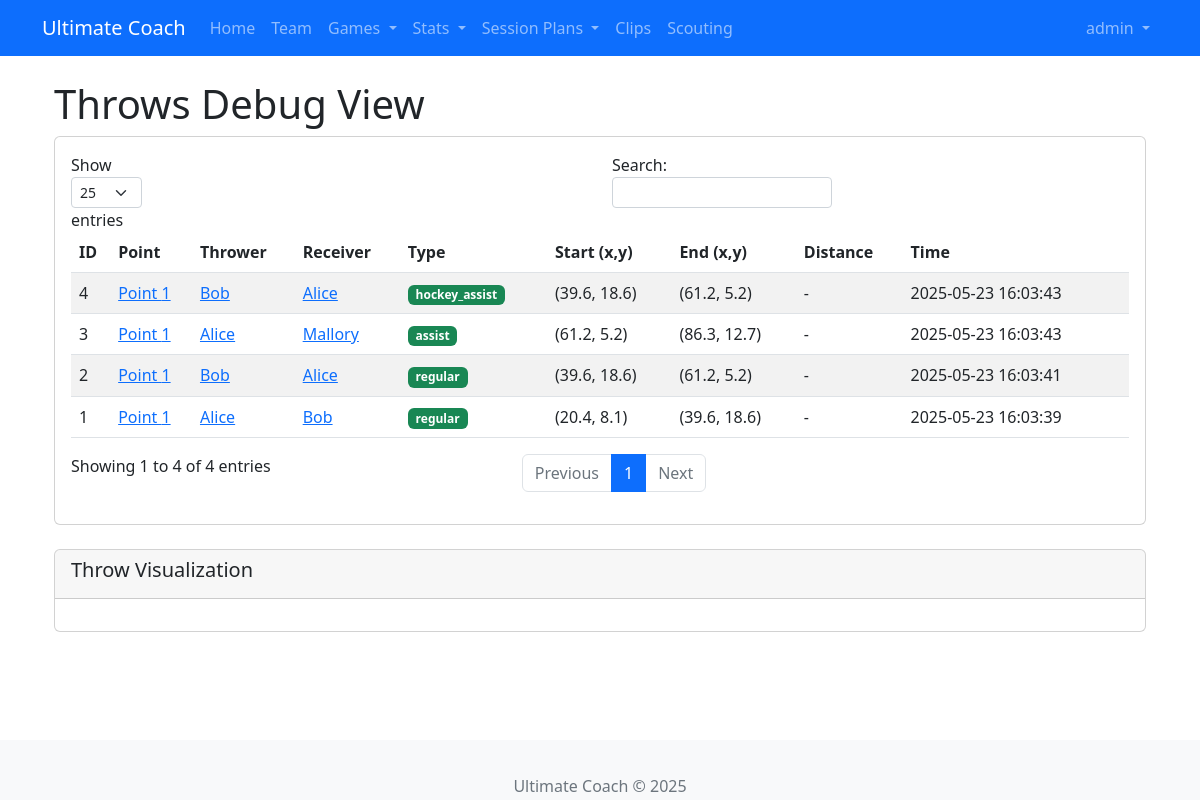
The page /stats/debug/throws (signed in) on the database its author committed.
### app/models/user.py (models this page shows, shortened)
class User(UserMixin, db.Model):
    id = db.Column(db.Integer, primary_key=True)
    username = db.Column(db.String(64), unique=True, nullable=False)
    email = db.Column(db.String(120), unique=True, nullable=False)
    password_hash = db.Column(db.String(128))
    role = db.Column(db.String(20), default='user')  # Add this line
    is_admin = db.Column(db.Boolean, default=False)
    created_at = db.Column(db.DateTime, default=datetime.utcnow)
    created_drills = db.relationship('SavedDrill', backref='creator', lazy='dynamic')
    player_profile = db.relationship('Player', back_populates='user_account', uselist=False)

### app/models/throws.py (models this page shows, shortened)
class Throw(db.Model):
    id = db.Column(db.Integer, primary_key=True)
    point_id = db.Column(db.Integer, db.ForeignKey('point.id'), nullable=False)
    thrower_id = db.Column(db.Integer, db.ForeignKey('player.id'), nullable=False)
    receiver_id = db.Column(db.Integer, db.ForeignKey('player.id'), nullable=True)
    team = db.Column(db.String(50))  # Match Player.team string field
    opposition_team = db.Column(db.String(50))  # Store opposition team name
    throwing_event_id = db.Column(db.Integer, db.ForeignKey('event.id'))
    receiving_event_id = db.Column(db.Integer, db.ForeignKey('event.id'))
    x_start = db.Column(db.Float)
    y_start = db.Column(db.Float)
    x_end = db.Column(db.Float)
    y_end = db.Column(db.Float)
    distance = db.Column(db.Float)
    is_completion = db.Column(db.Boolean, default=True)
    throw_type = db.Column(db.String(20))  # 'assist', 'hockey_assist', 'regular'
    is_offensive = db.Column(db.Boolean, default=True)
    break_throw = db.Column(db.Boolean)
    force_direction = db.Column(db.String(20))
    created_at = db.Column(db.DateTime, default=datetime.utcnow)
    point = db.relationship('Point', backref='throws')
    thrower = db.relationship('Player', foreign_keys=[thrower_id], backref='throws_made')
    receiver = db.relationship('Player', foreign_keys=[receiver_id], backref='throws_received')
    throwing_event = db.relationship('Event', foreign_keys=[throwing_event_id])
    receiving_event = db.relationship('Event', foreign_keys=[receiving_event_id])

### app/models/player.py (models this page shows, shortened)
class Player(db.Model):
    id = db.Column(db.Integer, primary_key=True)
    name = db.Column(db.String(100), nullable=False)
    jersey_number = db.Column(db.String(10))
    position = db.Column(db.String(20))
    height = db.Column(db.String(20))
    weight = db.Column(db.String(20))
    gender = db.Column(db.String(20))
    gender_match = db.Column(db.String(20))
    birth_date = db.Column(db.Date)
    team = db.Column(db.String(50))
    email = db.Column(db.String(120))
    phone = db.Column(db.String(20))
    line_preference = db.Column(db.String(20))
    active = db.Column(db.Boolean, default=True)
    notes = db.Column(db.Text)
    points_played = db.Column(db.Integer, default=0)
    games_played= db.Column(db.Integer, default=0)
    user_id = db.Column(db.Integer, db.ForeignKey('user.id'), nullable=True)
    user_account = db.relationship('User', back_populates='player_profile')
    lineups = db.relationship('LineUp', backref='player', lazy='dynamic', cascade='all, delete-orphan')
    player_events = db.relationship(
        "Event",
        foreign_keys='Event.player_id',
        back_populates="player",
        lazy='dynamic'
    )
    receiver_events = db.relationship(
        'Event',
        foreign_keys='Event.receiver_id',
        back_populates='receiver',
        lazy='dynamic'
    )
    receptions = db.relationship('Event', foreign_keys='Event.receiver_id', backref='receiver', lazy='dynamic')
    pulls = db.relationship('Pull', backref='player', lazy='dynamic', cascade='all, delete-orphan')
    clip_appearances = db.relationship('ClipPlayer', backref='player', lazy='dynamic', cascade='all, delete-orphan')
    attendances = db.relationship('Attendance', back_populates='player', lazy='dynamic')
    session_rsvps = db.relationship('SessionRSVP', back_populates='player', lazy='dynamic')
    @property
    def receptions(self):
        return self.receiver_events.filter_by(event_type='catch').all()

### app/routes/stats.py (the view)
@bp.route('/debug/throws')
@login_required
def debug_throws():
    throws = Throw.query.order_by(Throw.created_at.desc()).limit(100).all()
    return render_template('stats/debug_throws.html', throws=throws)

### app/models/user.py (called while the page is built)
@login.user_loader
def load_user(id):
    return User.query.get(int(id))

### app/templates/stats/debug_throws.html (shortened to what this page needs)
{% extends "base.html" %}
{% block content %}
<div class="container">
    <h1>Throws Debug View</h1>
    <div class="card">
        <div class="card-body">
            <div class="table-responsive">
                <table class="table table-striped" id="throws-table">
                    <thead>
                        <tr>
                            <th>ID</th>
                            <th>Point</th>
                            <th>Thrower</th>
                            <th>Receiver</th>
                            <th>Type</th>
                            <th>Start (x,y)</th>
                            <th>End (x,y)</th>
                            <th>Distance</th>
                            <th>Time</th>
                        </tr>
                    </thead>
                    <tbody>
                        {% for throw in throws %}
                        <tr>
                            <td>{{ throw.id }}</td>
                            <td>
                                <a href="{{ url_for('point.point_detail', point_id=throw.point_id) }}">
                                    Point {{ throw.point_id }}
                                </a>
                            </td>
                            <td>
                                {% if throw.thrower %}
                                    <a href="{{ url_for('stats_dashboard.player_stats', player_id=throw.thrower_id) }}">
                                        {{ throw.thrower.name }}
                                    </a>
                                {% else %}
                                    Unknown
                                {% endif %}
                            </td>
                            <td>
                                {% if throw.receiver and throw.receiver_id %}
                                    <a href="{{ url_for('stats_dashboard.player_stats', player_id=throw.receiver_id) }}">
                                        {{ throw.receiver.name }}
                                    </a>
                                {% else %}
                                    {% if throw.throw_type == 'throwaway' %}
                                        Throwaway
                                    {% else %}
                                        Unknown
                                    {% endif %}
                                {% endif %}
                            </td>
                            <td>
                                <span class="badge bg-{{ 'success' if throw.is_completion else 'danger' }}">
                                    {{ throw.throw_type }}
                                </span>
                            </td>
                            <td>
                                {% if throw.x_start is not none and throw.y_start is not none %}
                                    ({{ "%.1f"|format(throw.x_start) }}, {{ "%.1f"|format(throw.y_start) }})
                                {% else %}
                                    (-, -)
                                {% endif %}
                            </td>
                            <td>
                                {% if throw.x_end is not none and throw.y_end is not none %}
                                    ({{ "%.1f"|format(throw.x_end) }}, {{ "%.1f"|format(throw.y_end) }})
                                {% else %}
                                    (-, -)
                                {% endif %}
                            </td>
                            <td>
                                {% if throw.distance is not none %}
                                    {{ "%.1f"|format(throw.distance) }}m
                                {% else %}
                                    -
                                {% endif %}
                            </td>
                            <td>{{ throw.created_at.strftime('%Y-%m-%d %H:%M:%S') }}</td>
                        </tr>
                        {% endfor %}
                    </tbody>
                </table>
            </div>
        </div>
    </div>
    <div class="card mt-4">
        <div class="card-header">
            <h5>Throw Visualization</h5>
        </div>
        <div class="card-body">
        </div>
    </div>
</div>
{% endblock %}

### app/templates/base.html (shortened to what this page needs)
<!DOCTYPE html>
<html lang="en">
<head>
    <link rel="stylesheet" href="https://cdn.jsdelivr.net/npm/bootstrap@5.2.3/dist/css/bootstrap.min.css">
    <link rel="stylesheet" href="https://cdn.jsdelivr.net/npm/bootstrap-icons@1.10.5/font/bootstrap-icons.css">
    <link rel="stylesheet" href="{{ url_for('static', filename='css/main.css') }}">
</head>
<body>
    <nav class="navbar navbar-expand-lg navbar-dark bg-primary">
        <div class="container">
            <a class="navbar-brand" href="{{ url_for('main.index') }}">Ultimate Coach</a>
            <div class="collapse navbar-collapse" id="navbarNav">
                <ul class="navbar-nav me-auto">
                    <li class="nav-item">
                        <a class="nav-link" href="{{ url_for('main.index') }}"
                           data-bs-toggle="tooltip" data-bs-placement="bottom"
                           title="Return to homepage">Home</a>
                    </li>
                    <li class="nav-item">
                        <a class="nav-link" href="{{ url_for('team.index') }}"
                           data-bs-toggle="tooltip" data-bs-placement="bottom"
                           title="Manage team roster">Team</a>
                    </li>
                    <li class="nav-item dropdown">
                        <a class="nav-link dropdown-toggle" href="#" id="gamesDropdown"
                           role="button" data-bs-toggle="dropdown" aria-expanded="false"
                           data-bs-toggle="tooltip" data-bs-placement="bottom"
                           title="Manage games and tournaments">
                            Games
                        </a>
                    </li>
                    <li class="nav-item dropdown">
                        <a class="nav-link dropdown-toggle" href="#" id="statsDropdown"
                           role="button" data-bs-toggle="dropdown" aria-expanded="false"
                           data-bs-toggle="tooltip" data-bs-placement="bottom"
                           title="View comprehensive statistics and analytics">
                            Stats
                        </a>
                    </li>
                    <li class="nav-item dropdown">
                        <a class="nav-link dropdown-toggle" href="#" role="button" data-bs-toggle="dropdown">
                            Session Plans
                        </a>
                    </li>
                    <li class="nav-item">
                        <a class="nav-link" href="{{ url_for('clip.index') }}"
                           data-bs-toggle="tooltip" data-bs-placement="bottom"
                           title="Manage video clips">Clips</a>
                    </li>
                    <li class="nav-item">
                        <a class="nav-link" href="{{ url_for('scouting.index') }}"
                           data-bs-toggle="tooltip" data-bs-placement="bottom"
                           title="View scouting reports">Scouting</a>
                    </li>
                </ul>
                {% if current_user.is_authenticated %}
                <ul class="navbar-nav">
                    <li class="nav-item dropdown">
                        <a class="nav-link dropdown-toggle" href="#" id="userDropdown"
                           role="button" data-bs-toggle="dropdown" aria-expanded="false">
                            {{ current_user.username }}
                        </a>
                    </li>
                </ul>
                {% endif %}
            </div>
        </div>
    </nav>
    <div class="container mt-4">
        {% block content %}{% endblock %}
    </div>
    <footer class="footer mt-5 py-3 bg-light">
        <div class="container text-center">
            <span class="text-muted">Ultimate Coach &copy; 2025</span>
        </div>
    </footer>
</body>
</html>

### app/static/css/main.css (style rules this page uses)
body { padding-bottom: 60px; }
.footer { position: fixed; bottom: 0; width: 100%; height: 60px; line-height: 60px; background-color: #f5f5f5; }

### rows shown on the page
User: username "admin"
Throw: id "3", point_id "1", thrower.name "Alice", receiver.name "Mallory", throw_type "assist", x_start "61.2", y_start "5.2", x_end "86.3", y_end "12.7", created_at "2025-05-23 16:03:43"
Throw: id "4", point_id "1", thrower.name "Bob", receiver.name "Alice", throw_type "hockey_assist", x_start "39.6", y_start "18.6", x_end "61.2", y_end "5.2", created_at "2025-05-23 16:03:43"
Throw: id "2", point_id "1", thrower.name "Bob", receiver.name "Alice", throw_type "regular", x_start "39.6", y_start "18.6", x_end "61.2", y_end "5.2", created_at "2025-05-23 16:03:41"
Throw: id "1", point_id "1", thrower.name "Alice", receiver.name "Bob", throw_type "regular", x_start "20.4", y_start "8.1", x_end "39.6", y_end "18.6", created_at "2025-05-23 16:03:39"
